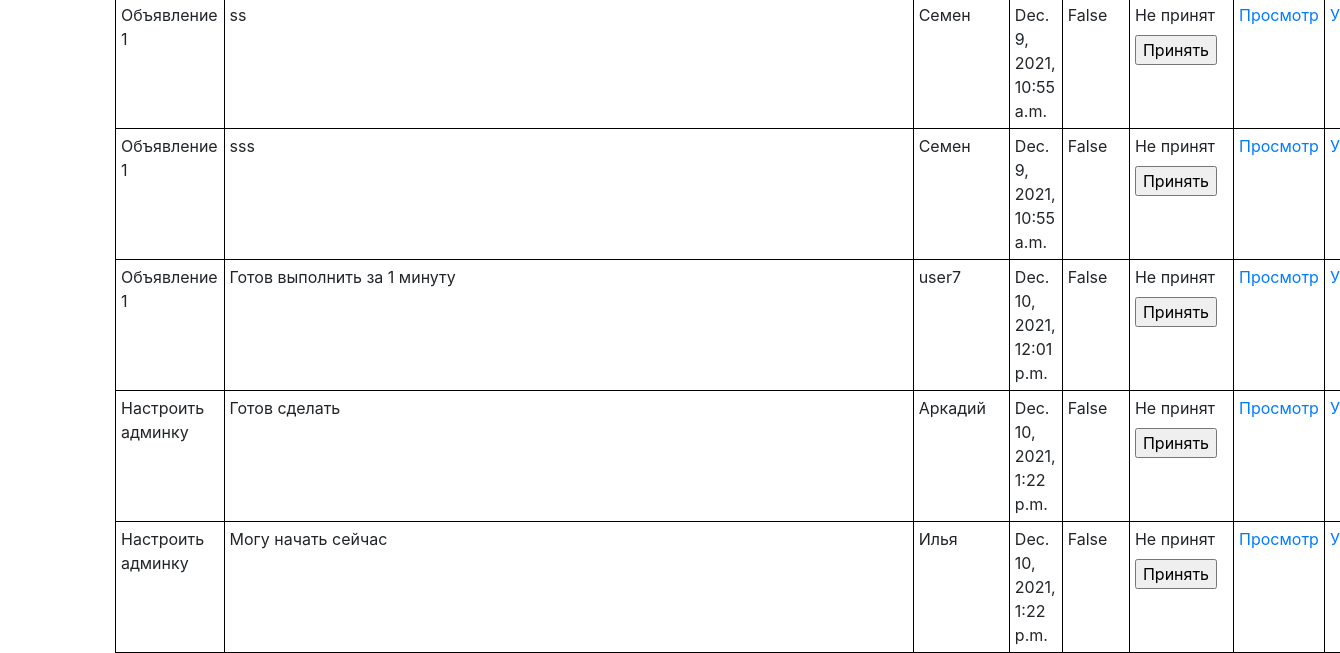
The page /answers/ (signed in, lower part) on the database as committed earlier.
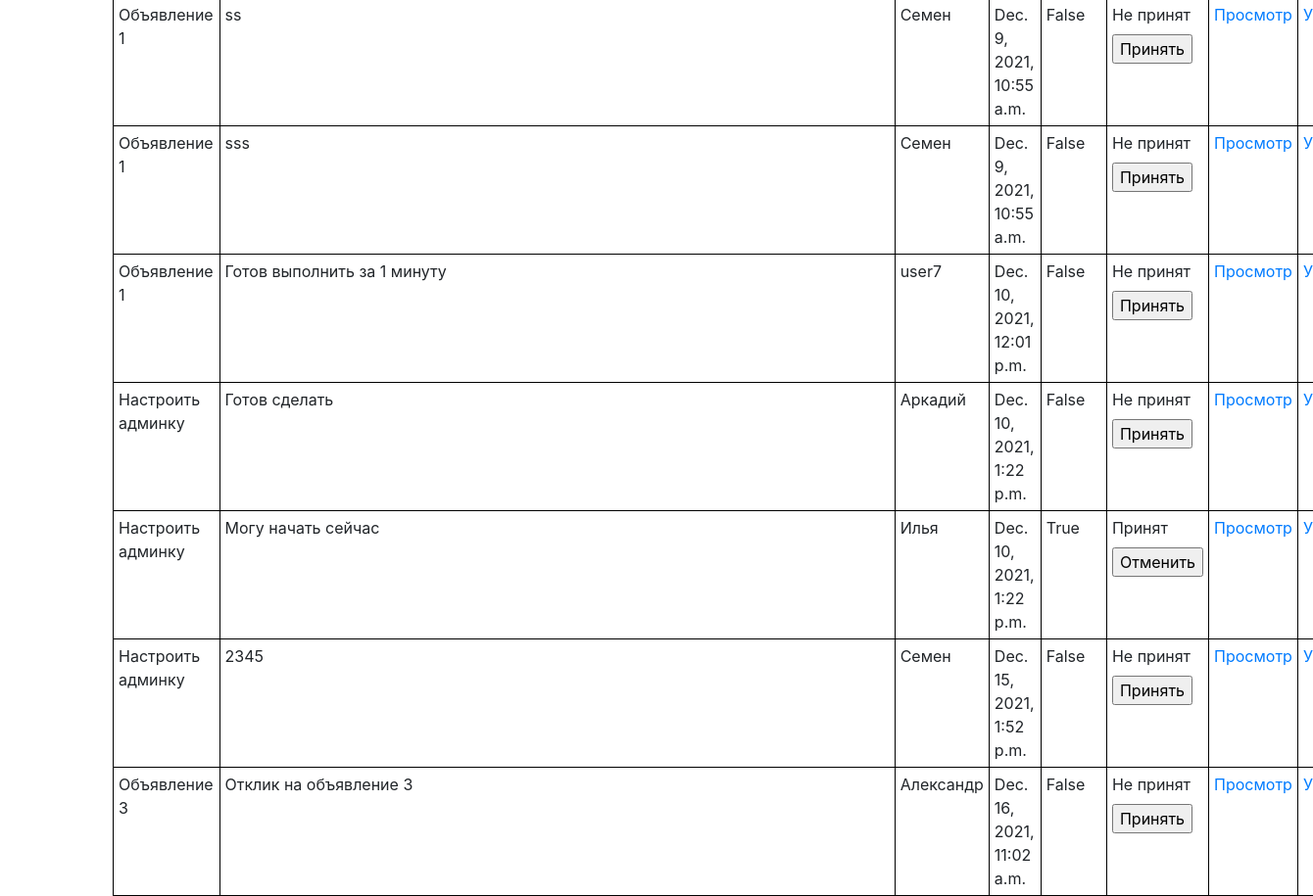
The same page on the database as committed later.
### ads/models.py (models this page shows, shortened)
class Answer(models.Model):
    author = models.ForeignKey(Author, on_delete=models.CASCADE)
    text = models.TextField()
    ads = models.ForeignKey(Ads, on_delete=models.CASCADE)
    date = models.DateTimeField(auto_now_add=True)
    status = models.BooleanField(default=False)
    class Meta:
        verbose_name = 'Отклик'
        verbose_name_plural = 'Отклики'

class Ads(models.Model):
    author = models.ForeignKey(Author, on_delete=models.CASCADE)
    title = models.CharField(max_length=128)
    text = RichTextUploadingField(blank=True, null=True)
    category = models.ForeignKey(Category, on_delete=models.CASCADE)
    date = models.DateTimeField(auto_now_add=True)
    def __str__(self):
        return f'{self.title}'
    class Meta:
        verbose_name = 'Объявление'
        verbose_name_plural = 'Обявлении'

class Author(models.Model):
    authorUser = models.OneToOneField(User, on_delete=models.CASCADE)
    def __str__(self):
        return f'{self.authorUser}'
    class Meta:
        verbose_name = 'Автор'
        verbose_name_plural = 'Авторы'

### ads/views.py (the view, shortened to what this page needs)
# urls.py: path('answers/', AnswerList.as_view(), name='answers'),
class AnswerList(ListView):
    model = Answer
    context_object_name = 'answers'
    template_name = 'answer-list.html'
    def get_filter(self):
        user = User.objects.get(id=self.request.user.id)
        queryset=Answer.objects.filter(ads__author=user.id).order_by('-date')
        return AnswerFilter(self.request.GET, queryset)
    def get_queryset(self):
        return self.get_filter().qs
    def get_context_data(self, **kwargs):
        context = super().get_context_data(**kwargs)
        context['filter'] = self.get_filter()
        context['answer_list'] = Answer.objects.all()
        return context

### templates/answer-list.html (shortened to what this page needs)
{% extends 'default.html' %}
{% block content %}
{% if answer_list %}
<br>
<table>
    {% for answer in answer_list %}
    <tr>
        <td>
            {{ answer.ads.title }}
        </td>
        <td>
            {{ answer.text }}
        </td>
        <td>
            {{ answer.author }}
        </td>
        <td>
            {{ answer.date }}
        </td>
        <td>
            {{ answer.status }}
        </td>
        <td>
            {% if not answer.status %}
                <form method="POST">
                    <label for="name">Не принят </label>
                    <input type="submit" value='Принять'>
                </form>
            {% else %}
                <form method="POST">
                    <label for="name">Принят </label>
                    <input type="submit" value="Отменить">
                </form>
            {% endif %}
        </td>
        <td>
            <a href="{% url 'answer' answer.id %}">Просмотр</a>
        </td>
        <td>
            <a href="{% url 'answer_delete' answer.id %}">Удалить</a>
        </td>
    </tr>
    {% endfor %}
</table>
{% endif %}
{% endblock content %}

### templates/default.html (shortened to what this page needs)
{% load static %}
<!DOCTYPE html>
<html lang="en">
<head>
  <link type="text/css" href="{% static 'vendor/bootstrap/css/bootstrap.min.css' %}" rel="stylesheet">
</head>
<body>
    <div class="container">
        {% block content %}
        {% endblock %}
    </div>
</body>
</html>

### templates/answer-list.html (style rules this page uses)
table { margin: 0px 0px; text-align: left; border: 1px solid rgb(0, 0, 0); width: 100%; border-collapse: collapse; }

Rows that differ between the two databases and show on the page:
changed Answer "Могу начать сейчас": status "False" → "True"; value "Принять" → "Отменить"; status "Не принят" → "Принят"
added Answer: ads "Настроить админку", text "2345", author "Семен", date "Dec. 15, 2021, 1:52 p.m.", status "False"
added Answer: ads "Объявление 3", text "Отклик на объявление 3", author "Александр", date "Dec. 16, 2021, 11:02 a.m.", status "False"
